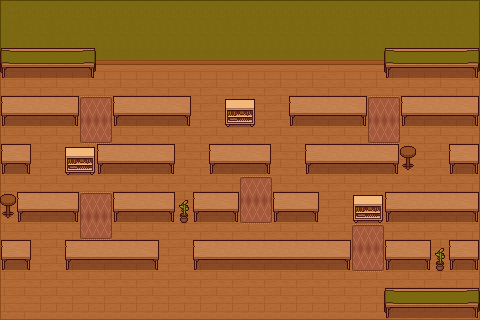

This is a level from a 2D game, rendered from its Tiled map with the project's own tilesets. A one-line summary and the map file follow, with tile-layer data summarised:
An orthogonal 30x20 tile map with 16x16 px tiles, 2 tile layers (background, decorations), 7 hidden layers not drawn, 4 tilesets.

<map version="1.10" tiledversion="1.10.2" orientation="orthogonal" renderorder="right-down" width="30" height="20" tilewidth="16" tileheight="16" infinite="0" nextlayerid="10" nextobjectid="1">
 <tileset firstgid="1" source="TopDownHouse_FloorsAndWalls.tsx" />
 <tileset firstgid="163" source="TopDownHouse_FurnitureState2.tsx" />
 <tileset firstgid="397" source="TopDownHouse_FurnitureState1.tsx" />
 <tileset firstgid="631" source="collision.tsx" />
 <layer id="1" name="background" width="30" height="20">
  <data>[600 cells, 600 non-empty, 26 distinct tile ids]</data>
 </layer>
 <layer id="2" name="decorations" width="30" height="20">
  <data>[600 cells, 250 non-empty, 26 distinct tile ids]</data>
 </layer>
 <layer id="3" name="collisions" width="30" height="20" visible="0">
  <data>[600 cells, 152 non-empty, 1 distinct tile ids]</data>
 </layer>
 <layer id="4" name="silver_chest_tables" width="30" height="20" visible="0">
  <data>[600 cells, 48 non-empty, 1 distinct tile ids]</data>
 </layer>
 <layer id="5" name="gold_chest_tables" width="30" height="20" visible="0">
  <data>[600 cells, 34 non-empty, 1 distinct tile ids]</data>
 </layer>
 <layer id="6" name="carpets" width="30" height="20" visible="0">
  <data>[600 cells, 30 non-empty, 1 distinct tile ids]</data>
 </layer>
 <layer id="7" name="take_table" width="30" height="20" visible="0">
  <data>[600 cells, 6 non-empty, 1 distinct tile ids]</data>
 </layer>
 <layer id="8" name="deliver_silver_table" width="30" height="20" visible="0">
  <data>[600 cells, 6 non-empty, 1 distinct tile ids]</data>
 </layer>
 <layer id="9" name="deliver_gold_table" width="30" height="20" visible="0">
  <data>[600 cells, 6 non-empty, 1 distinct tile ids]</data>
 </layer>
</map>
